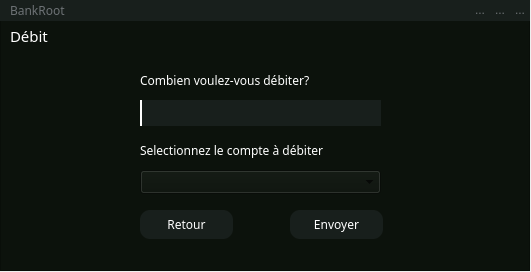
<?xml version="1.0" encoding="UTF-8"?>
<ui version="4.0">
 <class>debit_admin</class>
 <widget class="QWidget" name="debit_admin">
  <property name="geometry">
   <rect>
    <x>0</x>
    <y>0</y>
    <width>531</width>
    <height>272</height>
   </rect>
  </property>
  <property name="windowTitle">
   <string>Form</string>
  </property>
  <widget class="QFrame" name="frame">
   <property name="geometry">
    <rect>
     <x>0</x>
     <y>0</y>
     <width>530</width>
     <height>271</height>
    </rect>
   </property>
   <property name="styleSheet">
    <string notr="true">background-color: rgb(12, 18, 12);</string>
   </property>
   <property name="frameShape">
    <enum>QFrame::StyledPanel</enum>
   </property>
   <property name="frameShadow">
    <enum>QFrame::Raised</enum>
   </property>
   <widget class="QLabel" name="label_4">
    <property name="geometry">
     <rect>
      <x>140</x>
      <y>70</y>
      <width>251</width>
      <height>20</height>
     </rect>
    </property>
    <property name="font">
     <font>
      <family>Montserrat Medium</family>
     </font>
    </property>
    <property name="styleSheet">
     <string notr="true">background-color: transparent;
color: rgb(255, 255, 255);
</string>
    </property>
    <property name="text">
     <string>Combien voulez-vous débiter?</string>
    </property>
   </widget>
   <widget class="QLineEdit" name="value">
    <property name="geometry">
     <rect>
      <x>140</x>
      <y>100</y>
      <width>241</width>
      <height>26</height>
     </rect>
    </property>
    <property name="styleSheet">
     <string notr="true">QLineEdit{
background:#181F1C;
border:none;
border-left:2px solid #ffffff;
color:#717072;
padding-left: 10px
}</string>
    </property>
   </widget>
   <widget class="QPushButton" name="return2">
    <property name="geometry">
     <rect>
      <x>140</x>
      <y>210</y>
      <width>93</width>
      <height>29</height>
     </rect>
    </property>
    <property name="font">
     <font>
      <family>Montserrat Medium</family>
      <italic>false</italic>
     </font>
    </property>
    <property name="styleSheet">
     <string notr="true">
QPushButton{
color: rgb(255, 255, 255);
border-radius:10px;
background-color:rgb(24, 31, 28);
}

QPushButton:hover{
color: rgb(255, 255, 255);
border-radius:10px;
background-color:rgb(34, 31, 28);
}
QPushButton:pressed{
background-color:rgb(24, 31, 28);
border-radius:10px;
color: rgb(255, 255, 255);
}

</string>
    </property>
    <property name="text">
     <string>Retour</string>
    </property>
   </widget>
   <widget class="QPushButton" name="send">
    <property name="geometry">
     <rect>
      <x>290</x>
      <y>210</y>
      <width>93</width>
      <height>29</height>
     </rect>
    </property>
    <property name="font">
     <font>
      <family>Montserrat Medium</family>
      <pointsize>9</pointsize>
      <italic>false</italic>
     </font>
    </property>
    <property name="styleSheet">
     <string notr="true">
QPushButton{
color: rgb(255, 255, 255);
border-radius:10px;
background-color:rgb(24,31, 28);
}

QPushButton:hover{
color: rgb(255, 255, 255);
border-radius:10px;
background-color:rgb(34, 31, 28);
}
QPushButton:pressed{
background-color:rgb(24, 31, 28);
border-radius:10px;
color: rgb(255, 255, 255);
}

</string>
    </property>
    <property name="text">
     <string>Envoyer</string>
    </property>
   </widget>
   <widget class="QLabel" name="label_5">
    <property name="geometry">
     <rect>
      <x>10</x>
      <y>20</y>
      <width>111</width>
      <height>31</height>
     </rect>
    </property>
    <property name="font">
     <font>
      <family>Montserrat</family>
      <pointsize>11</pointsize>
     </font>
    </property>
    <property name="styleSheet">
     <string notr="true">color: rgb(255, 255, 255);</string>
    </property>
    <property name="text">
     <string>Débit</string>
    </property>
   </widget>
   <widget class="QWidget" name="topbar" native="true">
    <property name="geometry">
     <rect>
      <x>0</x>
      <y>0</y>
      <width>1401</width>
      <height>21</height>
     </rect>
    </property>
    <property name="styleSheet">
     <string notr="true">background-color:rgb(24,31, 28);
color:rgb(109, 114, 117);
</string>
    </property>
    <widget class="QLabel" name="label_15">
     <property name="geometry">
      <rect>
       <x>10</x>
       <y>0</y>
       <width>111</width>
       <height>20</height>
      </rect>
     </property>
     <property name="font">
      <font>
       <family>Montserrat Light</family>
       <pointsize>9</pointsize>
      </font>
     </property>
     <property name="text">
      <string>BankRoot</string>
     </property>
    </widget>
    <widget class="QToolButton" name="close">
     <property name="geometry">
      <rect>
       <x>510</x>
       <y>0</y>
       <width>20</width>
       <height>20</height>
      </rect>
     </property>
     <property name="styleSheet">
      <string notr="true">QToolButton{
border-radius:45px;
}

QToolButton:hover{
border-radius:45px;
background:red;
}</string>
     </property>
     <property name="text">
      <string>...</string>
     </property>
     <property name="icon">
      <iconset resource="ressource.qrc">
       <normaloff>:/assets/exit-btn.png</normaloff>:/assets/exit-btn.png</iconset>
     </property>
    </widget>
    <widget class="QToolButton" name="reduced">
     <property name="geometry">
      <rect>
       <x>470</x>
       <y>0</y>
       <width>20</width>
       <height>20</height>
      </rect>
     </property>
     <property name="styleSheet">
      <string notr="true">QToolButton{
border-radius:45px;
}

QToolButton:hover{
border-radius:45px;
background:red;
}</string>
     </property>
     <property name="text">
      <string>...</string>
     </property>
     <property name="icon">
      <iconset resource="ressource.qrc">
       <normaloff>:/assets/downarrow-btn.png</normaloff>:/assets/downarrow-btn.png</iconset>
     </property>
    </widget>
    <widget class="QToolButton" name="fullscreen">
     <property name="geometry">
      <rect>
       <x>490</x>
       <y>0</y>
       <width>20</width>
       <height>20</height>
      </rect>
     </property>
     <property name="styleSheet">
      <string notr="true">QToolButton{
border-radius:45px;
}</string>
     </property>
     <property name="text">
      <string>...</string>
     </property>
     <property name="icon">
      <iconset resource="ressource.qrc">
       <normaloff>:/assets/window-btn-disabled.png</normaloff>:/assets/window-btn-disabled.png</iconset>
     </property>
    </widget>
   </widget>
   <widget class="QComboBox" name="debit_acc_choice">
    <property name="geometry">
     <rect>
      <x>140</x>
      <y>170</y>
      <width>241</width>
      <height>24</height>
     </rect>
    </property>
   </widget>
   <widget class="QLabel" name="debit_acc_label">
    <property name="geometry">
     <rect>
      <x>140</x>
      <y>140</y>
      <width>251</width>
      <height>20</height>
     </rect>
    </property>
    <property name="font">
     <font>
      <family>Montserrat Medium</family>
     </font>
    </property>
    <property name="styleSheet">
     <string notr="true">background-color: transparent;
color: rgb(255, 255, 255);
</string>
    </property>
    <property name="text">
     <string>Selectionnez le compte à débiter</string>
    </property>
   </widget>
  </widget>
 </widget>
 <resources>
  <include location="ressource.qrc"/>
 </resources>
 <connections/>
</ui>
